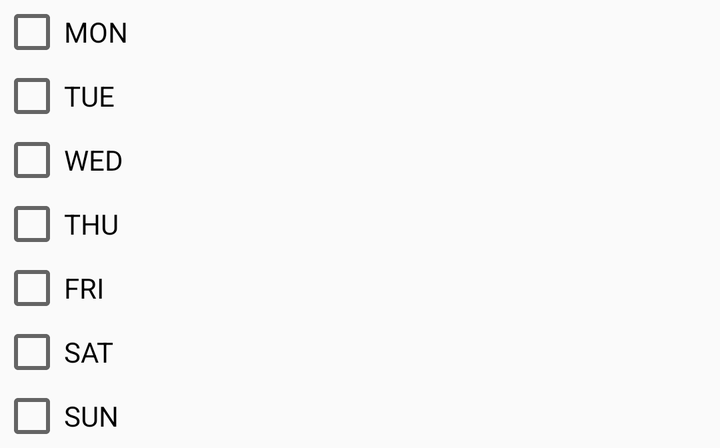
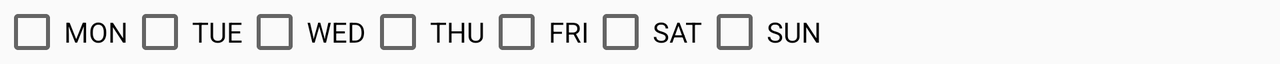

First picture: res/layout/ on a phone held upright. Second picture: the repository's own variant of that layout, on a device whose configuration matches the variant's folder. Source for both follows.
<!-- AndroidManifest.xml: application theme AppTheme -->
<!-- res/layout/week_days.xml -->
<?xml version="1.0" encoding="utf-8"?>
<LinearLayout xmlns:android="http://schemas.android.com/apk/res/android"
    android:layout_width="match_parent"
    android:layout_height="wrap_content"
    android:orientation="vertical">


    <CheckBox
        android:id="@+id/monday"
        android:layout_width="wrap_content"
        android:layout_height="wrap_content"
        android:text="@string/monday" />

    <CheckBox
        android:id="@+id/tuesday"
        android:layout_width="wrap_content"
        android:layout_height="wrap_content"
        android:minHeight="0dp"
        android:text="@string/tuesday" />

    <CheckBox
        android:id="@+id/wednesday"
        android:layout_width="wrap_content"
        android:layout_height="wrap_content"
        android:minHeight="0dp"
        android:text="@string/wednesday" />

    <CheckBox
        android:id="@+id/thursday"
        android:layout_width="wrap_content"
        android:layout_height="wrap_content"
        android:minHeight="0dp"
        android:text="@string/thursday" />


    <CheckBox
        android:id="@+id/friday"
        android:layout_width="wrap_content"
        android:layout_height="wrap_content"
        android:text="@string/friday" />

    <CheckBox
        android:id="@+id/saturday"
        android:layout_width="wrap_content"
        android:layout_height="wrap_content"
        android:text="@string/saturday" />

    <CheckBox
        android:id="@+id/sunday"
        android:layout_width="wrap_content"
        android:layout_height="wrap_content"
        android:text="@string/sunday" />
</LinearLayout>
<!-- resources referenced by this layout -->
<resources>
  <string name="friday">FRI</string>
  <string name="monday">MON</string>
  <string name="saturday">SAT</string>
  <string name="sunday">SUN</string>
  <string name="thursday">THU</string>
  <string name="tuesday">TUE</string>
  <string name="wednesday">WED</string>
  <style name="AppTheme" parent="Theme.MaterialComponents.Light.NoActionBar.Bridge">
          <item name="colorPrimary">@color/colorPrimary</item>
          <item name="colorPrimaryDark">@color/colorPrimaryDark</item>
          <item name="colorAccent">@color/colorAccent</item>
  
          <item name="selectableItemBackground">?android:selectableItemBackground</item>
          <item name="colorControlHighlight">#1F19840C</item>
          <item name="listPreferredItemHeightSmall">40dp</item>
      </style>
  <color name="colorPrimary">#4CAF50</color>
  <color name="colorPrimaryDark">#388E3C</color>
  <color name="colorAccent">#af4cac</color>
</resources>
<!-- res/layout-land/week_days.xml (the repository's variant of the layout above) -->
<!-- drawn on the phone turned sideways -->
<?xml version="1.0" encoding="utf-8"?>
<LinearLayout xmlns:android="http://schemas.android.com/apk/res/android"
    android:layout_width="match_parent"
    android:layout_height="wrap_content"
    android:orientation="horizontal">


    <CheckBox
        android:id="@+id/monday"
        android:layout_width="wrap_content"
        android:layout_height="wrap_content"
        android:text="@string/monday" />

    <CheckBox
        android:id="@+id/tuesday"
        android:layout_width="wrap_content"
        android:layout_height="wrap_content"
        android:minHeight="0dp"
        android:text="@string/tuesday" />

    <CheckBox
        android:id="@+id/wednesday"
        android:layout_width="wrap_content"
        android:layout_height="wrap_content"
        android:minHeight="0dp"
        android:text="@string/wednesday" />

    <CheckBox
        android:id="@+id/thursday"
        android:layout_width="wrap_content"
        android:layout_height="wrap_content"
        android:minHeight="0dp"
        android:text="@string/thursday" />


    <CheckBox
        android:id="@+id/friday"
        android:layout_width="wrap_content"
        android:layout_height="wrap_content"
        android:text="@string/friday" />

    <CheckBox
        android:id="@+id/saturday"
        android:layout_width="wrap_content"
        android:layout_height="wrap_content"
        android:text="@string/saturday" />

    <CheckBox
        android:id="@+id/sunday"
        android:layout_width="wrap_content"
        android:layout_height="wrap_content"
        android:text="@string/sunday" />
</LinearLayout>
